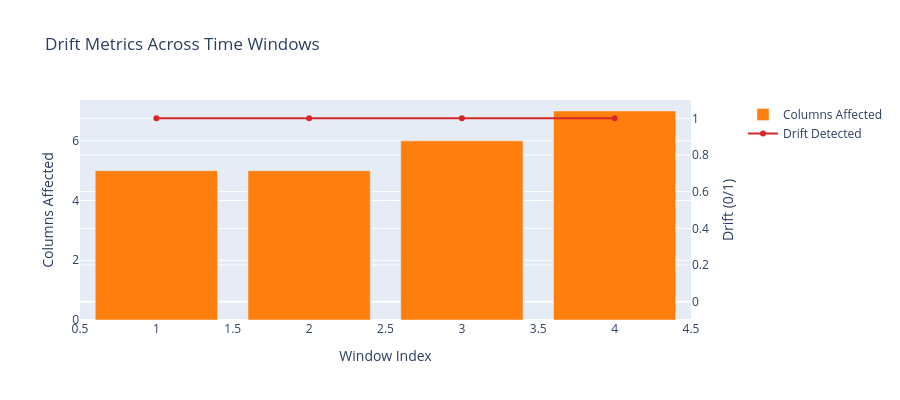

The cell this chart's notebook holds for it:
### Markdown cell above
### Drift Metrics Over Time

Simulate multiple time windows and track drift metrics across them, showing how distributional changes evolve.

### Code cell
try:
    if "full_df" in dir() and not full_df.empty:
        full_df["date"] = pd.to_datetime(full_df["date"])
        dates_sorted = full_df["date"].sort_values().unique()

        window_size = max(len(dates_sorted) // 6, 2)
        windows = []
        for i in range(0, len(dates_sorted) - window_size, window_size):
            win_dates = dates_sorted[i:i + window_size]
            windows.append(full_df[full_df["date"].isin(win_dates)])

        baseline_win = windows[0]
        dp = DataProfiler(storage_path="/tmp/nb10_profiles")
        baseline_profile = dp.profile(baseline_win, "drift_baseline")

        drift_records = []
        for idx, win in enumerate(windows[1:], start=1):
            try:
                cur_profile = dp.profile(win, f"drift_window_{idx}")
                report = dp.compare(cur_profile, baseline_profile)
                drift_records.append({
                    "window": idx,
                    "has_drift": int(report.has_drift),
                    "columns_affected": len(report.columns),
                })
            except Exception as inner_e:
                drift_records.append({"window": idx, "has_drift": 0, "columns_affected": 0})

        drift_df = pd.DataFrame(drift_records)

        fig = make_subplots(specs=[[{"secondary_y": True}]])
        fig.add_trace(go.Bar(
            x=drift_df["window"], y=drift_df["columns_affected"],
            name="Columns Affected", marker_color="#FF7F0E",
        ), secondary_y=False)
        fig.add_trace(go.Scatter(
            x=drift_df["window"], y=drift_df["has_drift"],
            mode="lines+markers", name="Drift Detected",
            line=dict(color="#D62728", width=2),
        ), secondary_y=True)
        fig.update_layout(
            title="Drift Metrics Across Time Windows",
            xaxis_title="Window Index",
            height=400,
        )
        fig.update_yaxes(title_text="Columns Affected", secondary_y=False)
        fig.update_yaxes(title_text="Drift (0/1)", secondary_y=True, range=[-0.1, 1.1])
        fig.show()
    else:
        print("No data available for drift-over-time analysis.")
except Exception as e:
    print(f"Error: {e}")

### Figure 1 — Plotly figure (JSON) as saved in the notebook; plotly's stock layout.template omitted (floating-point values rounded to 4 significant figures)
{"data": [{"marker": {"color": "#FF7F0E"}, "name": "Columns Affected", "type": "bar", "x": [1, 2, 3, 4], "xaxis": "x", "y": [5, 5, 6, 7], "yaxis": "y"}, {"line": {"color": "#D62728", "width": 2}, "mode": "lines+markers", "name": "Drift Detected", "type": "scatter", "x": [1, 2, 3, 4], "xaxis": "x", "y": [1, 1, 1, 1], "yaxis": "y2"}], "layout": {"height": 400, "title": {"text": "Drift Metrics Across Time Windows"}, "xaxis": {"anchor": "y", "domain": [0.0, 0.94], "title": {"text": "Window Index"}}, "yaxis": {"anchor": "x", "domain": [0.0, 1.0], "title": {"text": "Columns Affected"}}, "yaxis2": {"anchor": "x", "overlaying": "y", "range": [-0.1, 1.1], "side": "right", "title": {"text": "Drift (0/1)"}}}}
